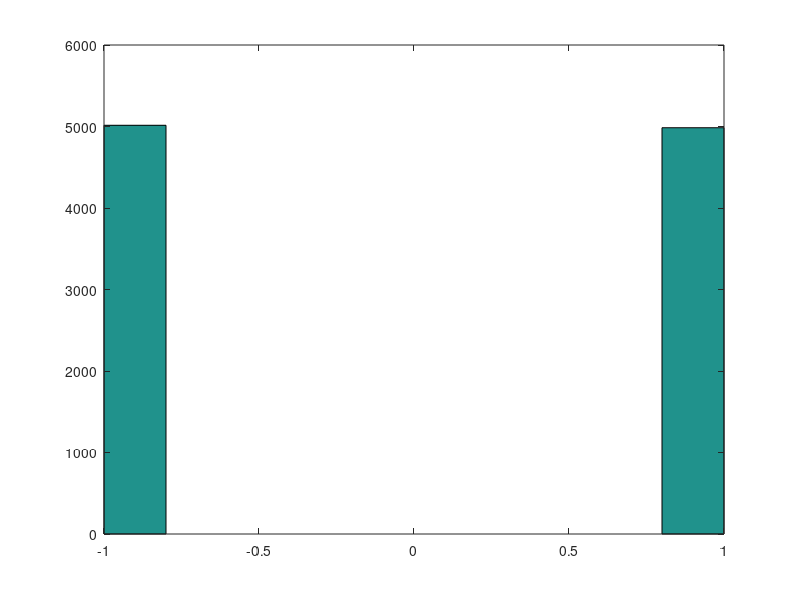

Here is the MATLAB script that generated this plot:
N = 10000;
mean = 5;
var = 1;
bins = 10;
%% rand. 10000 muestras uniformamente distribuidas entre -1 y 1. Ver con hist
% x = 2*(rand(1,N) - 0.5);
%% randn. 10000 muestras distribucion normal media 0-5 varianza 3-1. Ver con hist: bins(10,20,50)
%x = mean + sqrt(var)*randn(1,10000);
%% rand. 10000 muestras uniformamente distribuidas con valores -1 y 1. Ver con hist
x = sign(2*(rand(1,N) - 0.5));
%%
hist(x,bins);
